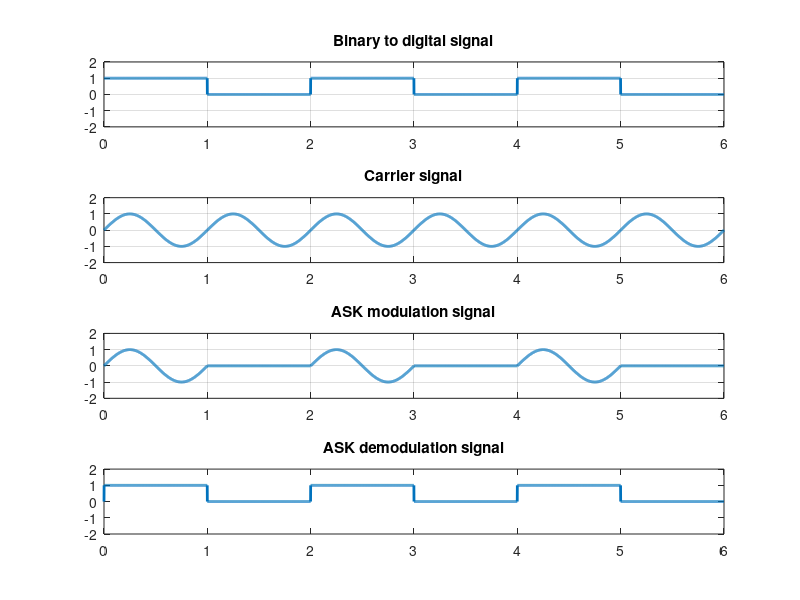

Source code (MATLAB):
clc;
clear all;
close all;

bitstream = [1 0 1 0 1 0]; % Bit stream
bitrate  = 1; % How many bit appear each second
n = 1000; % Sample point for each bit
T = length(bitstream)/bitrate; % total time needed for bitstream 
N = n*length(bitstream); % Total sampled point for whole bitstream
dt = T/N; %Found time for each sample point 
t = 0:dt:T;%time domain x axis
bw = zeros(1,length(t)); % All sampled point set zero 

for i =1:length(bitstream)
    if bitstream(i) ==1
       bw((i-1)*n+1:i*n) = 1;
    end
end
subplot(4,1,1)
plot(t,bw,'Linewidth',2)
grid on ; 
axis([0 6 -2 +2]);
title('Binary to digital signal');

sint = sin(2*pi*t);
st = bw.*sint;
subplot(4,1,2)
plot(t,sint,'Linewidth',2)
grid on ; 
axis([0 6 -2 +2]);
title('Carrier signal');

subplot(4,1,3)
plot(t,st,'Linewidth',2)
grid on ;
axis([0 6 -2 +2]);
title('ASK modulation signal');
for i=1:length(st)
    if st(i)==0
        y(i)=0;
    else
        y(i)=1;
    end
end

subplot(4,1,4);
plot(t,y,'Linewidth',2);
axis([0 6 -2 2]);
title('ASK demodulation signal');
